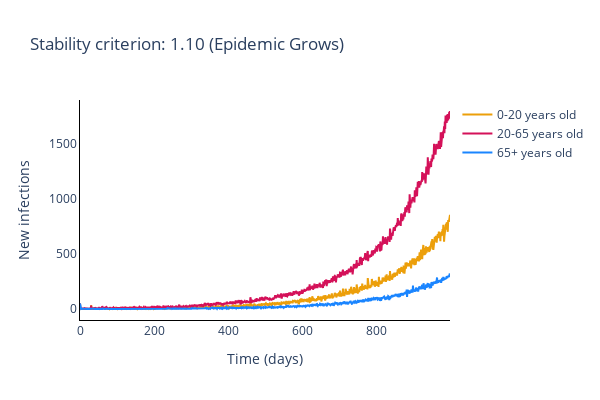
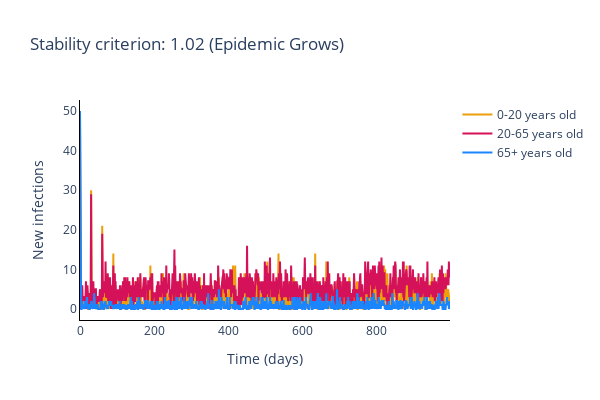
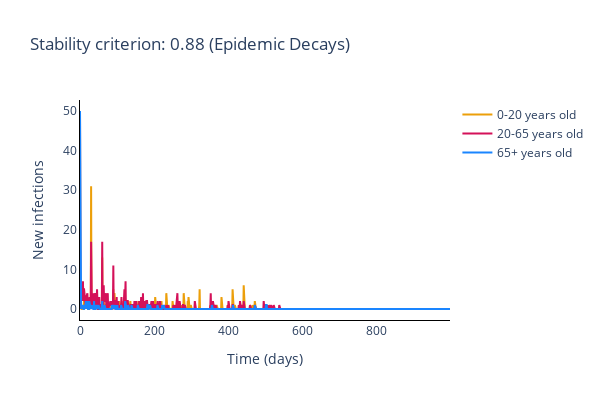
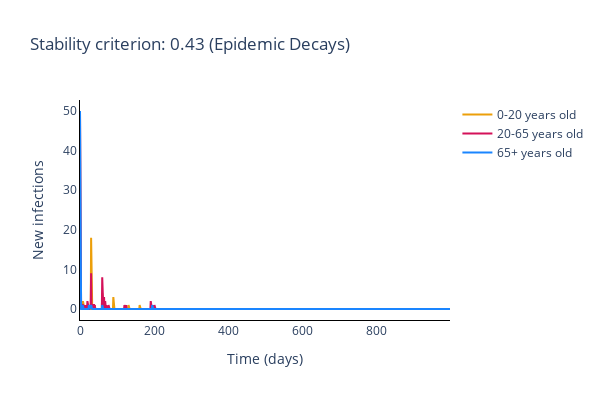

The notebook cell these images were saved under, in order:
### Markdown cell above
### Plot disagreggated local incidence numbers

### Code cell
for _, desagg_cases in enumerate(stochastic_cases):
    # Identify fate of epidemic
    if stability_criterion[_] < 1:
        fate = '(Epidemic Decays)'
    else:
        fate = '(Epidemic Grows)'

    # Plot (bar chart cases each day)
    fig = go.Figure()

    for cat in range(num_categories):
        # Plot of incidences for category
        fig.add_trace(
            go.Scatter(
                x=times,
                y=desagg_cases[:, cat],
                name=trace_names[cat],
                line_color=colour_names[cat]
            )
        )

    # Add axis labels
    fig.update_layout(
        width=600, 
        height=400,
        plot_bgcolor='white',
        title='Stability criterion: {:.2f} '.format(stability_criterion[_])  + fate,
        xaxis=dict(linecolor='black'),
        xaxis_title='Time (days)',
        yaxis=dict(linecolor='black'),
        yaxis_title='New infections'
    )

    fig.write_image('images/Stoc_SC_{}.pdf'.format(_+1))

    fig.show()

### Figure 1 — Plotly figure (JSON) as saved in the notebook; plotly's stock layout.template omitted (floating-point values rounded to 4 significant figures; data arrays with more than 128 entries replaced by an {"elided": "..."} marker saying what was removed)
{"data": [{"line": {"color": "#EC9F0A"}, "name": "0-20 years old", "type": "scatter", "x": {"elided": "1000 int values"}, "y": {"elided": "1000 int values"}}, {"line": {"color": "#D41159"}, "name": "20-65 years old", "type": "scatter", "x": {"elided": "1000 int values"}, "y": {"elided": "1000 int values"}}, {"line": {"color": "#1A85FF"}, "name": "65+ years old", "type": "scatter", "x": {"elided": "1000 int values"}, "y": {"elided": "1000 int values"}}], "layout": {"height": 400, "plot_bgcolor": "white", "title": {"text": "Stability criterion: 1.10 (Epidemic Grows)"}, "width": 600, "xaxis": {"linecolor": "black", "title": {"text": "Time (days)"}}, "yaxis": {"linecolor": "black", "title": {"text": "New infections"}}}}

### Figure 2 — Plotly figure (JSON) as saved in the notebook; plotly's stock layout.template omitted (floating-point values rounded to 4 significant figures; data arrays with more than 128 entries replaced by an {"elided": "..."} marker saying what was removed)
{"data": [{"line": {"color": "#EC9F0A"}, "name": "0-20 years old", "type": "scatter", "x": {"elided": "1000 int values"}, "y": {"elided": "1000 int values"}}, {"line": {"color": "#D41159"}, "name": "20-65 years old", "type": "scatter", "x": {"elided": "1000 int values"}, "y": {"elided": "1000 int values"}}, {"line": {"color": "#1A85FF"}, "name": "65+ years old", "type": "scatter", "x": {"elided": "1000 int values"}, "y": {"elided": "1000 int values"}}], "layout": {"height": 400, "plot_bgcolor": "white", "title": {"text": "Stability criterion: 1.02 (Epidemic Grows)"}, "width": 600, "xaxis": {"linecolor": "black", "title": {"text": "Time (days)"}}, "yaxis": {"linecolor": "black", "title": {"text": "New infections"}}}}

### Figure 3 — Plotly figure (JSON) as saved in the notebook; plotly's stock layout.template omitted (floating-point values rounded to 4 significant figures; data arrays with more than 128 entries replaced by an {"elided": "..."} marker saying what was removed)
{"data": [{"line": {"color": "#EC9F0A"}, "name": "0-20 years old", "type": "scatter", "x": {"elided": "1000 int values"}, "y": {"elided": "1000 int values"}}, {"line": {"color": "#D41159"}, "name": "20-65 years old", "type": "scatter", "x": {"elided": "1000 int values"}, "y": {"elided": "1000 int values"}}, {"line": {"color": "#1A85FF"}, "name": "65+ years old", "type": "scatter", "x": {"elided": "1000 int values"}, "y": {"elided": "1000 int values"}}], "layout": {"height": 400, "plot_bgcolor": "white", "title": {"text": "Stability criterion: 0.88 (Epidemic Decays)"}, "width": 600, "xaxis": {"linecolor": "black", "title": {"text": "Time (days)"}}, "yaxis": {"linecolor": "black", "title": {"text": "New infections"}}}}

### Figure 4 — Plotly figure (JSON) as saved in the notebook; plotly's stock layout.template omitted (floating-point values rounded to 4 significant figures; data arrays with more than 128 entries replaced by an {"elided": "..."} marker saying what was removed)
{"data": [{"line": {"color": "#EC9F0A"}, "name": "0-20 years old", "type": "scatter", "x": {"elided": "1000 int values"}, "y": {"elided": "1000 int values"}}, {"line": {"color": "#D41159"}, "name": "20-65 years old", "type": "scatter", "x": {"elided": "1000 int values"}, "y": {"elided": "1000 int values"}}, {"line": {"color": "#1A85FF"}, "name": "65+ years old", "type": "scatter", "x": {"elided": "1000 int values"}, "y": {"elided": "1000 int values"}}], "layout": {"height": 400, "plot_bgcolor": "white", "title": {"text": "Stability criterion: 0.43 (Epidemic Decays)"}, "width": 600, "xaxis": {"linecolor": "black", "title": {"text": "Time (days)"}}, "yaxis": {"linecolor": "black", "title": {"text": "New infections"}}}}
